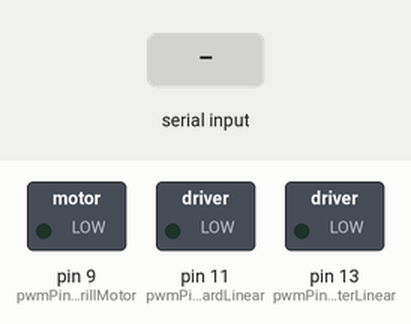
A sketch run on a simulated Arduino Uno, built with avr-gcc and run on an emulated ATmega328P. Parts: switched loads named in the sketch (green lamp = pin HIGH). The inputs (shaded band) are chosen by the test bench. Pins used as bus, display or sensor lines are not drawn.

Above: at 1.2 s.
1.3 s: "0" received over Serial
At 1.8 s:
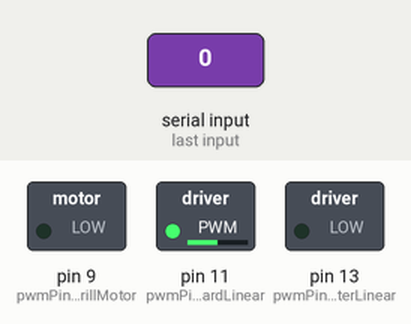
2.8 s: byte 106 ('j') received over Serial
At 4.0 s:
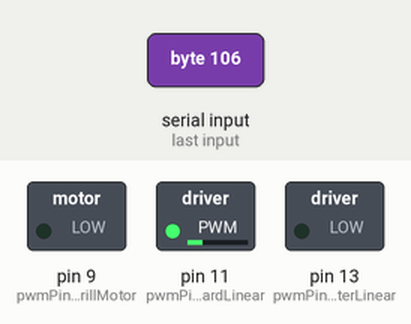
4.3 s: byte 108 ('l') received over Serial
At 5.3 s:
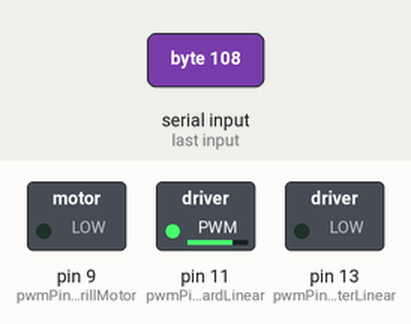
5.8 s: byte 59 (';') received over Serial
At 6.4 s:
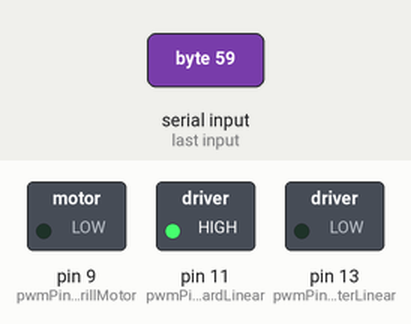
7.3 s: byte 105 ('i') received over Serial
At 8.5 s:
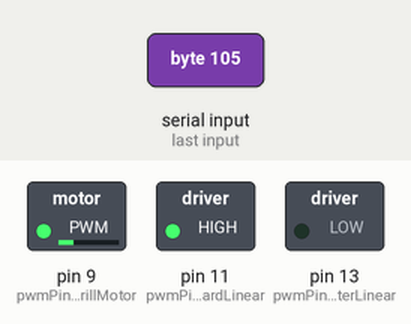
8.8 s: byte 107 ('k') received over Serial
At 9.9 s:
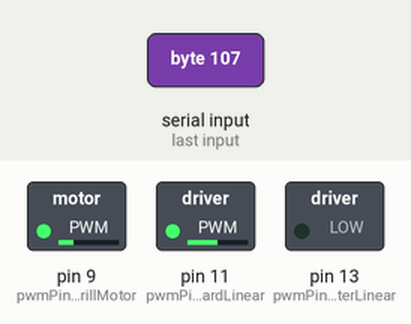
Timing chart, 0 to 11.3 s (numbered marks = the images above; inputs shaded):
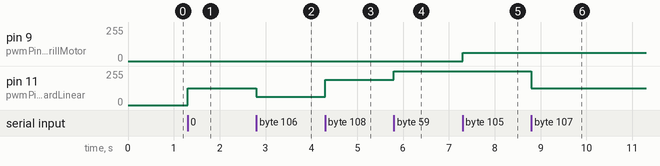

Measured:
- after the input at 1.3 s, pin 11 (pwmPin_ForwardLinear): 0/255 → 127/255 at once
- after the input at 2.8 s, pin 11 (pwmPin_ForwardLinear): 127/255 → 63/255 at once
- after the input at 4.3 s, pin 11 (pwmPin_ForwardLinear): 63/255 → 190/255 at once
- after the input at 5.8 s, pin 11 (pwmPin_ForwardLinear): 190/255 → 255/255 at once
- after the input at 7.3 s, pin 9 (pwmPin_DrillMotor): 0/255 → 63/255 at once
- after the input at 8.8 s, pin 11 (pwmPin_ForwardLinear): 255/255 → 127/255 at once

The sketch:

DrillArm2.ino
```cpp
int dirPin_BaseStepper = 12;
int pulPin_BaseStepper = 10;
int dir_BaseStepper = 0;

int pwmPin_CenterLinear = 13; //Center Linear Actuator
int pwm_CenterLinear = 0;

int pwmPin_ForwardLinear = 11;
int pwm_ForwardLinear = 0;

int pwmPin_DrillMotor = 9;
int pwm_DrillMotor = 0;

int key_pressed;


int StepPos = 0;
void setup() {
  // put your setup code here, to run once:
  pinMode(pwmPin_CenterLinear, OUTPUT); //pwm input
  pinMode(pwmPin_ForwardLinear, OUTPUT); //pwm input
  pinMode(pwmPin_DrillMotor, OUTPUT); //pwm input
  pinMode(pulPin_BaseStepper, OUTPUT); //pwm input
  pinMode(dirPin_BaseStepper, OUTPUT); //pwm input
  Serial.begin(9600);
}

void loop() {
  // put your main code here, to run repeatedly:
  keyInput();
  analogWrite(pwmPin_CenterLinear, pwm_CenterLinear);
  analogWrite(pwmPin_ForwardLinear, pwm_ForwardLinear);
  analogWrite(pwmPin_DrillMotor, pwm_DrillMotor);

  digitalWrite(pulPin_BaseStepper,HIGH);
  if (dir_BaseStepper > 1)
  {
    digitalWrite(dirPin_BaseStepper,HIGH);
    delayMicroseconds(1000);
    digitalWrite(pulPin_BaseStepper,LOW);
  }
  if (dir_BaseStepper < 1)
  {
    digitalWrite(dirPin_BaseStepper,HIGH);
    delayMicroseconds(1000);
    digitalWrite(pulPin_BaseStepper,LOW);
  }
}

void keyInput()
{
  if (Serial.available())
  {
    key_pressed = Serial.read();
    if (key_pressed == 's')
    {
      dir_BaseStepper = 0;
    }
    if (key_pressed == 'a')
    {
      dir_BaseStepper = -1;
    }
    if (key_pressed == 'd')
    {
      dir_BaseStepper = 1;
    }
    if (key_pressed == '0')
    {
      pwm_CenterLinear = 127;
      pwm_ForwardLinear = 127;
    }
    if (key_pressed == 'n')
    {
      pwm_CenterLinear == 0;
    }
    if (key_pressed == 'm')
    {
      pwm_CenterLinear = 63.5;
    }
    if (key_pressed == ',')
    {
      pwm_CenterLinear = 127;
    }
    if (key_pressed == '.')
    {
      pwm_CenterLinear =190.5;
    }
    if (key_pressed == '/')
    {
      pwm_CenterLinear = 255;
    }
    if (key_pressed == 'h')
    {
      pwm_ForwardLinear = 0;
    }
    if (key_pressed == 'j')
    {
      pwm_ForwardLinear = 63.5;
    }
    if (key_pressed == 'k')
    {
      pwm_ForwardLinear = 127;
    }
    if (key_pressed == 'l')
    {
      pwm_ForwardLinear = 190.5;
    }
    if (key_pressed == ';')
    {
      pwm_ForwardLinear = 255;
    }
    if (key_pressed == 'u')
    {
     pwm_DrillMotor = 0;
    }
    if (key_pressed == 'i')
    {
      pwm_DrillMotor = 63.5;
    }
    if (key_pressed == 'o')
    {
      pwm_DrillMotor = 127;
    }
    if (key_pressed == 'p')
    {
      pwm_DrillMotor = 190.5;
    }
    if (key_pressed == '[')
    {
      pwm_DrillMotor = 255;
    }

  }
}
```
